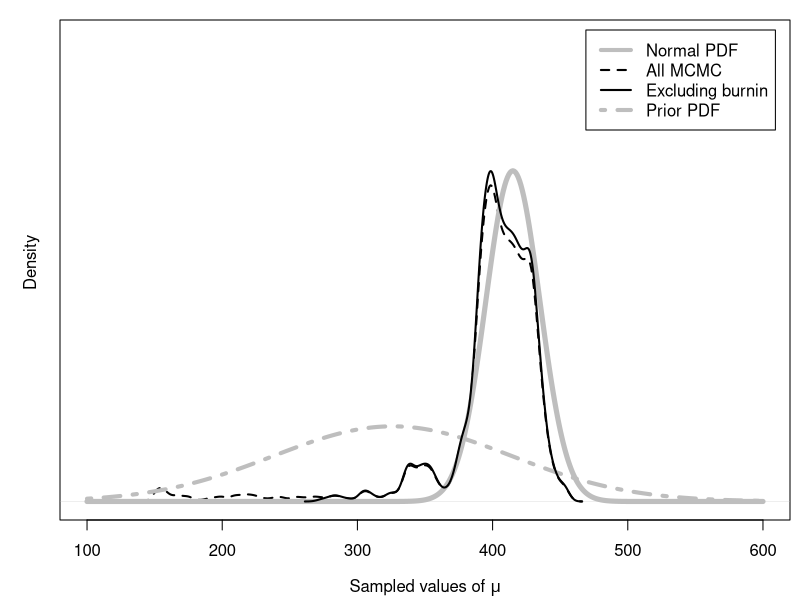
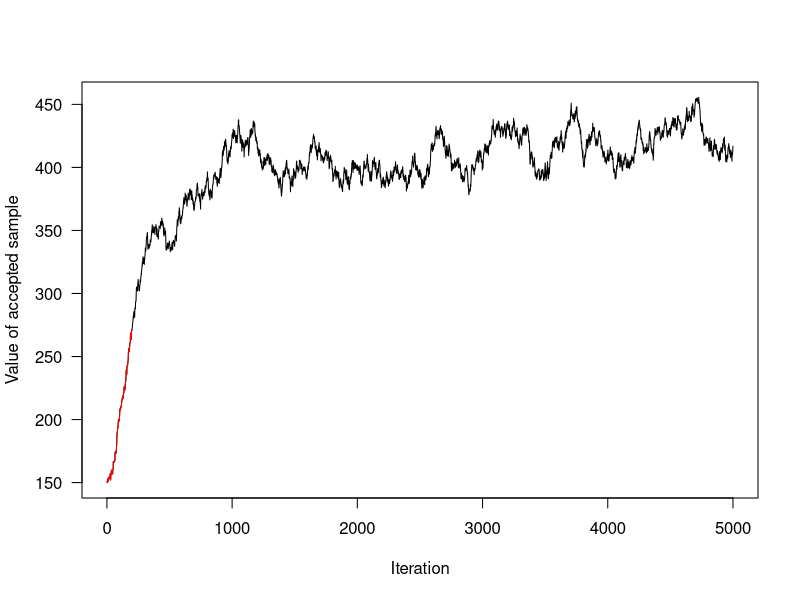

Write R code to recreate these figures, in order.
#use priors in MH algorithm for a normal distribution

######### this first version uses densities (dnorm)
plausrange <- c(100,600)
chain <- rep(0,5000)      
burnin<-200
set.seed(1234)
propsd <- 2     #tuning parameter  

p2f <- FALSE # do we plot to file?

obs <- 415   # observed data            
obssd <- 20   
priormu <- 326
priorsd <- 88           

chain[1] <- 150  #starting value  
for (i in c(2:length(chain))) { 
    current <- chain[i-1]
    proposal <- current + rnorm(1,0,propsd)
    if((dnorm(obs,proposal,obssd)*       
        dnorm(proposal,priormu,priorsd)) > 
        (dnorm(obs,current,obssd)*
        dnorm(current,priormu,priorsd)) ) {
      chain[i] <- proposal  #accept proposal  
    } else {                 
       llratio <- (dnorm(obs,proposal,obssd)*          
                   dnorm(proposal,priormu,priorsd)) / 
                  (dnorm(obs,current,obssd)*
                   dnorm(current,priormu,priorsd))
       chain[i] <- ifelse(runif(1) < llratio,proposal,current)
    }
}  


print(c(mean(chain),var(chain)))  # mean, variance

if (p2f) {
  pdf(file=paste("npostwpriorsd",as.character(priorsd),".pdf",sep=""),height=5,width=5)
} else {x11(5,6)}
par(mar=c(4, 3, 1, 0.5))
plot(density(chain),las=1,xlab=bquote("Sampled values of "*mu),
     yaxt="n",lwd=2,lty="dashed",
     main="",xlim=plausrange,ylab="",
     ylim=c(0,max(max(density(chain)$y),
                  max(density(chain[-c(1:burnin)])$y),
                  max(dnorm(min(plausrange):max(plausrange),obs,obssd)))*1.4))
lines(min(plausrange):max(plausrange),
      dnorm(min(plausrange):max(plausrange),obs,obssd),
      col="gray",lwd=5)
lines(min(plausrange):max(plausrange),
      dnorm(min(plausrange):max(plausrange),priormu,priorsd),
      col="gray",lwd=4,lty="dotdash")
lines(density(chain[-c(1:burnin)]),lwd=2,lty="solid")
mtext("   Density",2,1)
legend("topright",inset=.02,c("Normal PDF","All MCMC","Excluding burnin","Prior PDF"),
       lty=c("solid","dashed","solid","dotdash"),col=c("gray","black","black","gray"),lwd=c(4,2,2,4))
if (p2f) {dev.off()}

x11(5,6)#caterpillar plot
plot(chain,type="l",las=1,xlab="Iteration",ylab="Value of accepted sample")
lines(1:burnin,chain[1:burnin],col="red")




############## below here deal with likelihood function not density
#normLik    <- function(precision,mu,x) { return(exp(-0.5*precision*(mu^2-2*x*mu))) }
normlogLik <- function(precision,mu,x) { return((-0.5*precision*(mu^2-2*x*mu))) } #* \label{line:BayesianMCMC:mhploglik}  *\#

obs <- 415                         #* \label{line:BayesianMCMC:mhpinit1}  *\#
obsprecision <- .0025   
priormu <- 326
priorprecision <- .001293           #* \label{line:BayesianMCMC:mhpinit1}  *\#
set.seed(1234)
chain[1] <- 500  #starting value  
for (i in c(2:length(chain))) {  #* \label{line:BayesianMCMC:mhploop}  *\#
  current <- chain[i-1]
  proposal <- current + rnorm(1,0,propsd)
  if (normlogLik(obsprecision,proposal,obs)+                  #* \label{line:BayesianMCMC:mhpnewcomp}  *\#
      normlogLik(priorprecision,proposal,priormu) > 
      normlogLik(obsprecision,current,obs)+
      normlogLik(priorprecision,current,priormu)) {
    chain[i] <- proposal  #accept proposal  
  } else {
    llratio <- exp((normlogLik(obsprecision,proposal,obs)+   #* \label{line:BayesianMCMC:mhpllratio}  *\#
                      normlogLik(priorprecision,proposal,priormu))-  
                     (normlogLik(obsprecision,current,obs)+
                        normlogLik(priorprecision,current,priormu)))
    chain[i] <- ifelse(runif(1) < llratio,proposal,current)
  }
} 